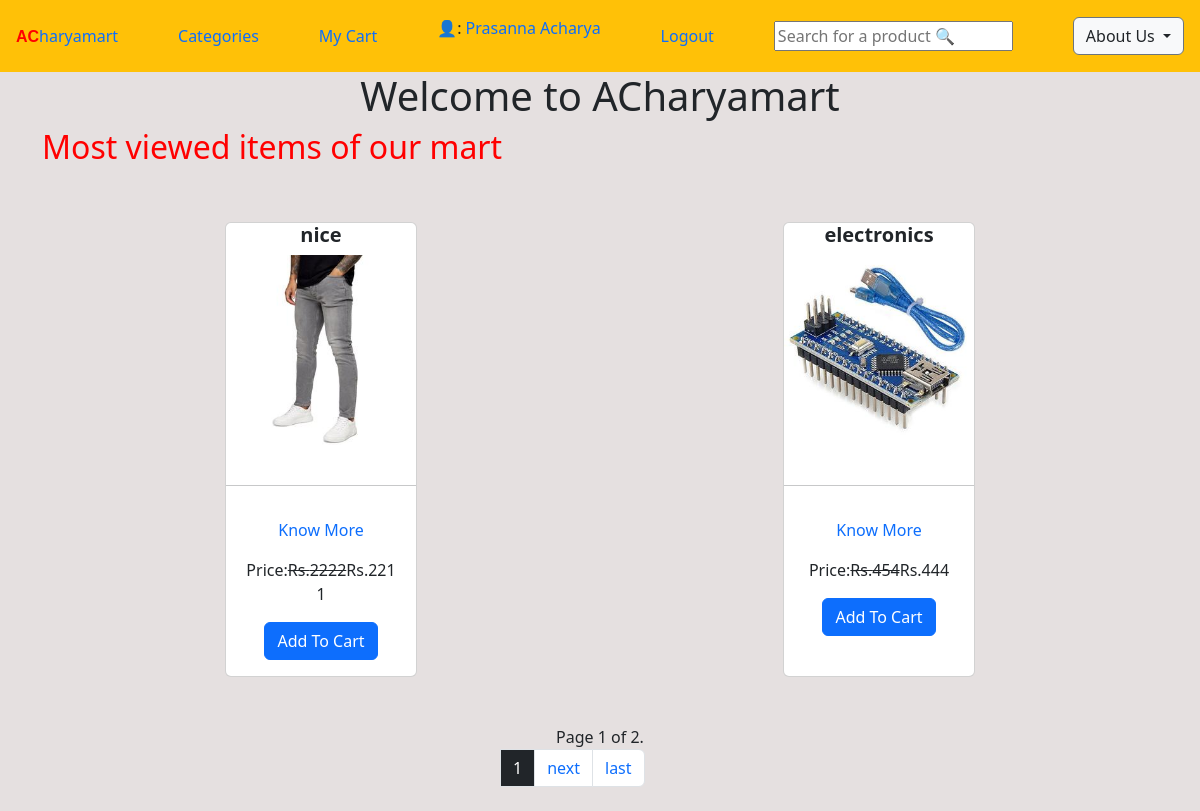
The page / (signed in) on the database its author committed.
### ecomapp/models.py (models this page shows, shortened)
class CustomUser(AbstractUser):
    username = None
    email = models.EmailField(_("email address"), unique=True)
    USERNAME_FIELD = "email"
    REQUIRED_FIELDS = []
    objects = CustomUserManager()

class Customer(models.Model):
    user=models.OneToOneField(CustomUser,on_delete=models.CASCADE)
    full_name=models.CharField(max_length=200)
    address=models.CharField(max_length=200,null=True,blank=True)
    joined_on=models.DateTimeField(auto_now_add=True)

class Product(models.Model):
    title=models.CharField(max_length=100)
    slug=models.SlugField(unique=True)
    category=models.ForeignKey(Category,on_delete=models.CASCADE)
    image=ResizedImageField(size=[500, 300],upload_to='products')
    marked_price=models.PositiveBigIntegerField()
    selling_price=models.PositiveBigIntegerField()
    description=models.TextField()
    warranty=models.CharField(max_length=300,null=True,blank=True)
    return_policy=models.CharField(max_length=300,null=True,blank=True)
    view_count=models.PositiveBigIntegerField(default=0)

### ecomapp/views.py (the view)
# urls.py: path('',HomeView.as_view(),name="home"),
class HomeView(EcomMixin,TemplateView):
    template_name="home.html"
    def get_context_data(self,**kwargs):
        context=super().get_context_data(**kwargs)
        products=Product.objects.all().order_by("-view_count")
        paginator=Paginator(products,2)
        page_number=self.request.GET.get('page')
        prod_list=paginator.get_page(page_number)
        context["prod_list"]=prod_list
        context["products"]=prod_list
        context["categories"]=Category.objects.all()
        return context

### ecomapp/views.py (called while the page is built)
    def dispatch(self, request, *args, **kwargs):
        cart_id = request.session.get("cart_id")
        if cart_id:
            cart_obj = Cart.objects.get(id=cart_id)
            if request.user.is_authenticated and request.user.customer:
                cart_obj.customer = request.user.customer
                cart_obj.save()
        return super().dispatch(request, *args, **kwargs)

### Templates/home.html (shortened to what this page needs)
{% extends "base.html" %}
{% block content %}
<body>
  <div class="container">
    <h1 class="text-center">Welcome to ACharyamart</h1>
    <h2 style="color:Red">Most viewed items of our mart</h2>
    <div class="d-flex justify-content-around  flex-wrap">
        {% for product in products %}
        <div class="card mt-5" style="width: 12rem;">
            <h5 class="card-title text-center"><strong>{{product.title}}</a></strong></h5>
            <img src="{{product.image.url}}" class="img-fluid" ></img><br>
            <hr>
            <div class="card-body text-center">
                <p><a href="{% url 'ecomapp:productinfo' product.id %}">Know More</a></p>
                <p>Price:<strike>Rs.{{product.marked_price}}</strike>Rs.{{product.selling_price}}</p>
                <a class="btn btn-primary" href="{% url 'ecomapp:addtocart' product.id %}">Add To Cart</a>
            </div>
        </div>
        {% endfor %}
    </div>
  </div>
  <div class="text-center mt-5 ">
  <span class="current text-center">
    Page {{ prod_list.number }} of {{ prod_list.paginator.num_pages }}.
</span>
  <div class="pagination  mx-auto mb-4" style="width: 200px;">
        <span class="current ">
          <li class="page-item page-link bg-dark text-white">{{ products.number }}</a></li>
        </span>
        {% if products.has_next %}
        <li class="page-item"><a  class="page-link" href="?page={{ products.next_page_number }}">next</a></li>
            <li class="page-item"><a  class="page-link" href="?page={{ products.paginator.num_pages }}">last </a></li>
            {% endif %}
</div>
</div>
</body>
{% endblock %}

### Templates/base.html (shortened to what this page needs)
<!DOCTYPE html>
<html lang="en">
<head>
    <link href="https://cdn.jsdelivr.net/npm/bootstrap@5.3.0-alpha1/dist/css/bootstrap.min.css" rel="stylesheet">
</head>
<body>
      <nav class="navbar navbar-collapse navbar-dark bg-warning p-3">
        <a href="{% url 'ecomapp:home' %}"><strong style="color:red; font-family:Impact, Haettenschweiler, 'Arial Narrow Bold', sans-serif">AC</strong><span>haryamart</span></a>
        <a href="{% url 'ecomapp:categorical' %}">Categories</a>
        <a href="{% url 'ecomapp:showcart' %}" >My  Cart </a>
        {% if request.user.customer %}
        <p>👤:  <a href="{% url 'ecomapp:profile' %}">{{request.user.customer.full_name}}</a></p>
        <a href="{% url 'ecomapp:signout' %}">Logout</a>
        {% else %}
        <a href="{% url 'ecomapp:signup' %}">Signup</a>
        <a href="{% url 'ecomapp:login' %}">Login</a>
        {% endif %}
          <form method="GET" action="/search">
          <input name="key" type="text"  placeholder="Search for a product 🔍" >
        </form>
        <div class="dropdown ">
          <button class="btn btn-secondary dropdown-toggle bg-light text-dark" type="button" id="dropdownMenuButton" data-toggle="dropdown" aria-haspopup="true" aria-expanded="false">
            About Us
          </button>
        </div>
      </nav>
      {% block content %}
      {% endblock %}
</body>
</html>

### Templates/base.html (style rules this page uses)
a { text-decoration: none; }

### Templates/home.html (style rules this page uses)
body { background-color: rgb(229, 224, 224); }

### rows shown on the page
CustomUser: user.customer.full_name "Prasanna Acharya"
Product: title "nice", image (picture), marked_price "2222", selling_price "2211"
Product: title "electronics", image (picture), marked_price "454", selling_price "444"

### other values the page prints
{{ prod_list.number }} "1"
{{ prod_list.paginator.num_pages }} "2"
{{ products.number }} "1"
